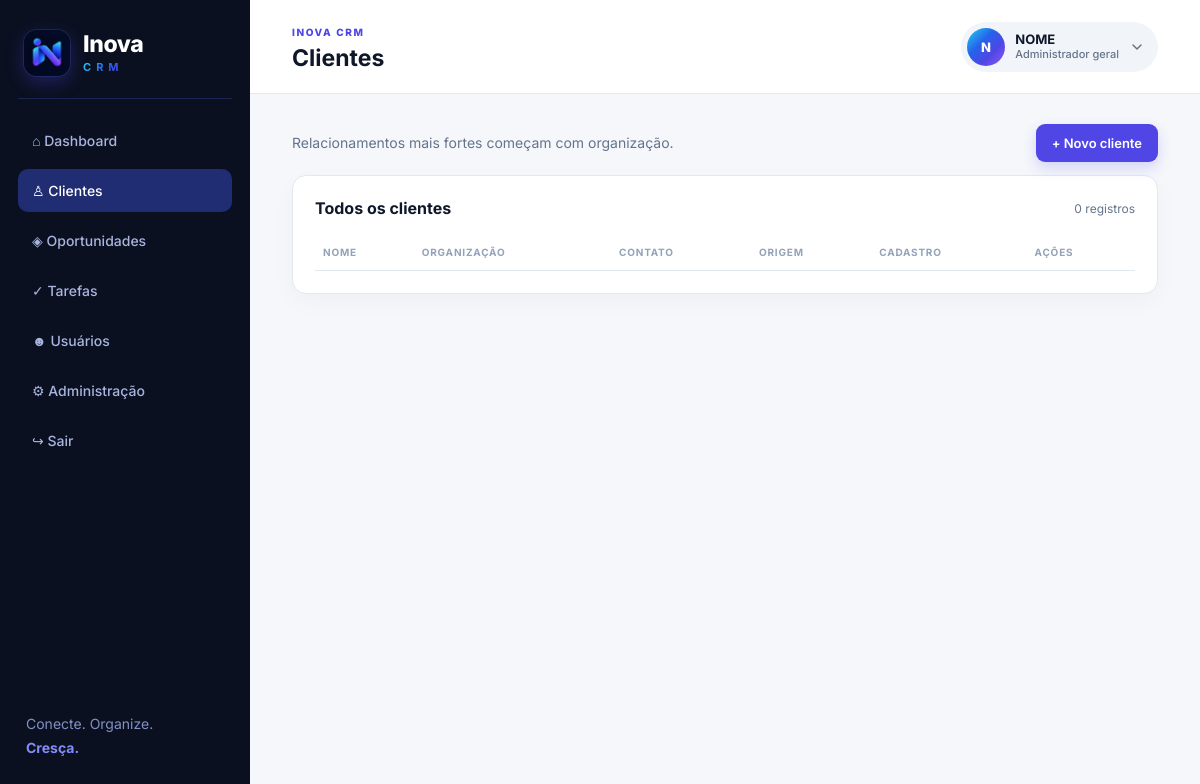
The page /index.php?page=customers (signed in) on the database its author committed.
### tables this page shows
CREATE TABLE IF NOT EXISTS users (id INT UNSIGNED AUTO_INCREMENT PRIMARY KEY,company_id INT UNSIGNED NOT NULL,name VARCHAR(160) NOT NULL,email VARCHAR(190) UNIQUE NOT NULL,avatar VARCHAR(120) NULL,job_title VARCHAR(80) NULL,phone VARCHAR(40) NULL,password_hash VARCHAR(255) NOT NULL,role ENUM('global_admin','owner','member') NOT NULL DEFAULT 'member',status ENUM('active','suspended') NOT NULL DEFAULT 'active',deleted TINYINT(1) NOT NULL DEFAULT 0,deleted_at DATETIME NULL,last_login_at DATETIME NULL,created_at DATETIME NOT NULL DEFAULT CURRENT_TIMESTAMP,FOREIGN KEY(company_id) REFERENCES companies(id),INDEX(company_id));

### config/bootstrap.php (called while the page is built, shortened)
<?php
function env_value(string $key, ?string $default = null): ?string {
    foreach ([$_ENV[$key] ?? null, $_SERVER[$key] ?? null, getenv($key)] as $v) {
        if ($v !== null && $v !== false && $v !== '') return (string) $v;
    }
    return $default;
}
$configFile = __DIR__ . '/config.php';
$config = require $configFile;
require_once __DIR__ . '/../app/helpers.php';
require_once __DIR__ . '/../app/Database.php';
require_once __DIR__ . '/../app/profile.php';

### config/config.php (called while the page is built, shortened)
<?php
return [
    'app_name' => env_value('APP_NAME', 'Inova CRM'),
    'base_url' => env_value('APP_URL', ''),
    'timezone' => env_value('APP_TIMEZONE', 'America/Sao_Paulo'),
    'session_name' => env_value('SESSION_NAME', 'inova_crm_session'),
    'db' => [
        'host' => env_value('DB_HOST', 'localhost'),
        'port' => env_value('DB_PORT', '3306'),
        'name' => env_value('DB_DATABASE', 'inova_crm'),
        'user' => env_value('DB_USERNAME', 'inova_crm_user'),
        'pass' => env_value('DB_PASSWORD', ''),
        'charset' => env_value('DB_CHARSET', 'utf8mb4'),
    ],
];

### app/Database.php (called while the page is built, shortened)
<?php
final class Database {
 private static ?PDO $pdo=null;
 public static function connection(): PDO {
  if (self::$pdo) return self::$pdo;
  global $config;
  $d=$config['db']; $dsn="mysql:host={$d['host']};port={$d['port']};dbname={$d['name']};charset={$d['charset']}";
  self::$pdo=new PDO($dsn,$d['user'],$d['pass'],[PDO::ATTR_ERRMODE=>PDO::ERRMODE_EXCEPTION,PDO::ATTR_DEFAULT_FETCH_MODE=>PDO::FETCH_ASSOC,PDO::ATTR_EMULATE_PREPARES=>false]);
  return self::$pdo;
 }
}
function db(): PDO { return Database::connection(); }

### app/helpers.php (the view, shortened to what this page needs)
<?php
function e(mixed $v): string { return htmlspecialchars((string)$v, ENT_QUOTES, 'UTF-8'); }
function get_flash(): ?array { $f=$_SESSION['_flash']??null; unset($_SESSION['_flash']); return $f; }
function current_user(): ?array { return $_SESSION['user']??null; }
function require_login(): void {
    $q=db()->prepare('SELECT u.name,u.email,u.avatar,u.job_title,u.phone,u.role,u.status,u.deleted,c.status company_status,s.plan_code FROM users u JOIN companies c ON c.id=u.company_id LEFT JOIN company_subscriptions s ON s.company_id=c.id AND s.status="active" WHERE u.id=? LIMIT 1');
    $q->execute([$_SESSION['user']['id']]); $fresh=$q->fetch();
}
function favicon_tags(): string { return '<link rel="icon" href="favicon.ico" sizes="any"><link rel="icon" type="image/png" sizes="32x32" href="assets/favicon-32.png"><link rel="icon" type="image/png" sizes="192x192" href="assets/icon-192.png"><link rel="apple-touch-icon" href="assets/apple-touch-icon.png"><meta name="theme-color" content="#0b1020">'; }
    ?>
<?php
function layout_start(string $title): void { global $config; $u=current_user(); $flash=get_flash(); ?><!doctype html><html lang="pt-BR"><head><meta charset="utf-8"><meta name="viewport" content="width=device-width,initial-scale=1"><title><?=e($title)?> · Inova CRM</title><?=favicon_tags()?><link rel="stylesheet" href="assets/app.css"></head><body><div class="app-shell"><div class="sidebar-backdrop" data-nav-close></div><aside class="sidebar" id="sidebar" aria-label="Menu principal"><button type="button" class="nav-close" data-nav-close aria-label="Fechar menu">&times;</button><a class="brand" href="index.php" aria-label="Inova CRM - início"><img class="brand-mark" src="assets/brand-mark.png" alt="" width="46" height="46"><span class="brand-text"><strong>Inova</strong><em>CRM</em></span></a><nav><?php $cur=$_GET['page']??'dashboard'; $items=['dashboard'=>['index.php','⌂ Dashboard'],'customers'=>['index.php?page=customers','♙ Clientes'],'deals'=>['index.php?page=deals','◈ Oportunidades'],'tasks'=>['index.php?page=tasks','✓ Tarefas']]; if($u && in_array($u['role'],['owner','global_admin'],true)) $items['users']=['index.php?page=users','☻ Usuários']; if($u && $u['role']==='global_admin') $items['admin']=['index.php?page=admin','⚙ Administração']; foreach($items as $k=>$it): ?><a href="<?=$it[0]?>" class="<?=$cur===$k?'active':''?>"><?=$it[1]?></a><?php endforeach; ?><a href="index.php?page=logout">↪ Sair</a></nav><div class="side-foot">Conecte. Organize.<br><strong>Cresça.</strong></div></aside><main class="main"><header class="topbar"><button type="button" class="menu-btn" id="menu-btn" aria-label="Abrir menu" aria-controls="sidebar" aria-expanded="false"><span></span><span></span><span></span></button><div class="topbar-title"><span class="eyebrow">INOVA CRM</span><h1><?=e($title)?></h1></div><?php if($u): $rl=['global_admin'=>'Administrador geral','owner'=>'Responsável','member'=>'Membro'][$u['role']??'']??($u['role']??''); ?><div class="profile-menu"><button type="button" class="user-pill" id="profile-btn" aria-haspopup="true" aria-expanded="false" aria-controls="profile-dd"><?=avatar_html($u,'avatar-sm')?><span class="user-info"><b><?=e($u['name'])?></b><small><?=e(($u['job_title']??'')?:$rl)?></small></span><svg class="chev" viewBox="0 0 24 24" width="16" height="16" fill="none" stroke="currentColor" stroke-width="2.2" stroke-linecap="round" stroke-linejoin="round" aria-hidden="true"><path d="m6 9 6 6 6-6"/></svg></button><div class="profile-dd" id="profile-dd" hidden><div class="dd-head"><?=avatar_html($u,'avatar-md')?><div><strong><?=e($u['name'])?></strong><small><?=e($u['email']??'')?></small><span class="badge pro"><?=e($rl)?></span></div></div><a href="index.php?page=profile">Meu perfil</a><a href="index.php?page=logout" class="dd-out">Sair</a></div></div><?php endif; ?></header><?php if($flash): ?><div class="flash <?=$flash[0]?>"><?=e($flash[1])?></div><?php endif; ?><?php }
function layout_end(): void { ?></main></div></body></html><?php }

### app/profile.php (shortened to what this page needs)
<?php
function user_initials(string $name): string {
    $parts = preg_split('/\s+/u', trim($name), -1, PREG_SPLIT_NO_EMPTY) ?: [];
    $first = mb_strtoupper(mb_substr($parts[0], 0, 1));
    $last = count($parts) > 1 ? mb_strtoupper(mb_substr($parts[count($parts) - 1], 0, 1)) : '';
    return $first . $last;
}
function avatar_html(array $u, string $class = ''): string {
    $file = (string)($u['avatar'] ?? '');
    $class = trim('avatar ' . $class);
    return '<span class="' . e($class) . ' avatar-initials" aria-hidden="true">' . e(user_initials((string)($u['name'] ?? ''))) . '</span>';
}
    layout_start('Meu perfil'); ?>

### public/assets/app.css (style rules this page uses)
:root { --navy:#0b1020;--indigo:#4f46e5;--lav:#818cf8;--cyan:#22d3ee;--white:#f8fafc;--ink:#0f172a;--muted:#64748b;--line:#e2e8f0;--card:#fff;--green:#16a34a;--red:#dc2626;--amber:#d97706;--grad:linear-gradient(135deg,#22d3ee,#2563eb 38%,#4f46e5 66%,#8b5cf6) }
* { box-sizing:border-box }
body { margin:0;background:#f5f7fb;color:var(--ink);font-family:Inter,system-ui,sans-serif;font-size:14px }
.app-shell { display:flex;min-height:100vh }
.sidebar { width:250px;background:var(--navy);color:#fff;padding:28px 18px;display:flex;flex-direction:column }
.brand { display:flex;align-items:center;gap:13px;color:#fff;text-decoration:none;padding:2px 6px 22px;margin-bottom:20px;border-bottom:1px solid #1b2552 }
.brand-mark { width:46px;height:46px;flex:none;border-radius:13px;box-shadow:0 6px 18px #4f46e552,0 0 0 1px #2b3d8266 }
.brand-text { display:flex;flex-direction:column;line-height:1 }
.brand-text strong { font-size:23px;font-weight:800;letter-spacing:-.4px }
.brand-text em { font-style:normal;font-size:11px;font-weight:700;letter-spacing:5px;margin-top:6px;background:var(--grad);-webkit-background-clip:text;background-clip:text;color:transparent }
.sidebar nav { display:grid;gap:7px }
.sidebar nav a { color:#a9b5df;text-decoration:none;padding:13px 14px;border-radius:10px;font-weight:500 }
.sidebar nav a:hover,.sidebar nav a.active { background:#202d72;color:#fff }
.side-foot { margin-top:auto;color:#8290c3;line-height:1.7;padding:12px 8px }
.side-foot strong { color:var(--lav) }
.main { flex:1;max-width:1500px;min-width:0 }
.topbar { height:94px;background:#fff;border-bottom:1px solid var(--line);display:flex;align-items:center;justify-content:space-between;padding:20px 42px }
.eyebrow { font-size:10px;letter-spacing:1.6px;color:var(--indigo);font-weight:800 }
.topbar h1 { margin:5px 0 0;font-size:23px }
.topbar-title { min-width:0 }
.topbar-title h1 { overflow:hidden;text-overflow:ellipsis;white-space:nowrap }
.profile-menu { position:relative;margin-left:auto;flex:none }
.user-pill { display:flex;align-items:center;gap:10px;background:#f1f5f9;border:1px solid transparent;border-radius:999px;padding:5px 12px 5px 5px;font:600 13px Inter,system-ui,sans-serif;color:var(--ink);cursor:pointer;max-width:290px;transition:background .15s,border-color .15s }
.user-info { display:flex;flex-direction:column;align-items:flex-start;min-width:0;line-height:1.2;text-align:left }
.user-info b { font-weight:700;max-width:150px;overflow:hidden;text-overflow:ellipsis;white-space:nowrap }
.user-info small { color:var(--muted);font-weight:500;font-size:11px;max-width:150px;overflow:hidden;text-overflow:ellipsis;white-space:nowrap }
.chev { flex:none;color:var(--muted);transition:transform .2s }
.avatar { border-radius:50%;object-fit:cover;flex:none;display:inline-block;background:#e2e8f0 }
.avatar-initials { display:inline-grid;place-items:center;color:#fff;font-weight:800;background:var(--grad);letter-spacing:.5px }
.avatar-sm { width:38px;height:38px;font-size:13px }

### rows shown on the page
users: name "N", name "NOME", job_title+role "Administrador geral"

### other values the page prints
$it[1] "⌂ Dashboard"
$it[1] "♙ Clientes"
$it[1] "◈ Oportunidades"
$it[1] "✓ Tarefas"
$it[1] "☻ Usuários"
$it[1] "⚙ Administração"
$title "Clientes"
count($rows) "0"
